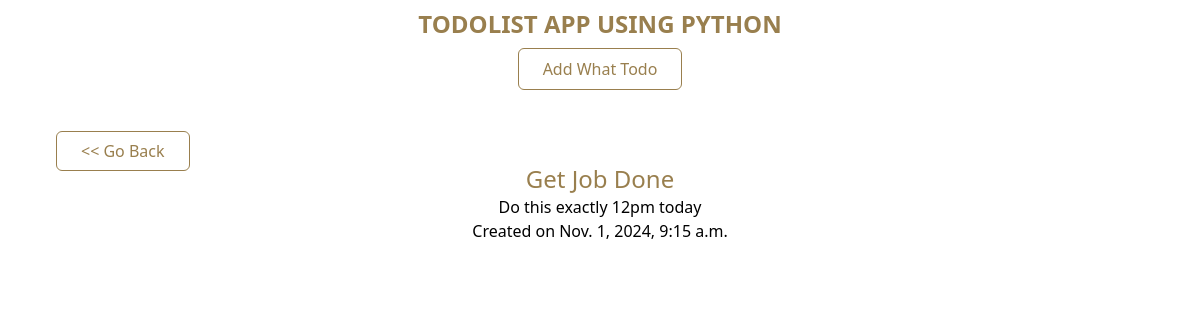
/todos/details/1/, run on the app's committed database.
### todos/models.py (models this page shows, shortened)
class Todo(models.Model):
    title = models.CharField(max_length=200)
    text = models.TextField()
    created_at = models.DateTimeField(default=datetime.now, blank=True)

### todos/views.py (the view)
# urls.py: url(r'^details/(?P<id>\w{0,50})/$', views.details),
def details(request, id):
    todo = Todo.objects.get(id=id)
    context = {
        'todo':todo
    }
    return render(request, 'details.html', context)

### todos/templates/details.html
{% include 'partials/header.html' %}
<div class="mt-12">
  <a href="/todos" class="border border-deepYellow px-6 py-2 rounded-md text-deepYellow font-medium ml-14 mb-4" ><< Go Back</a>
      <div class="flex justify-center items-center flex-col">
        <h1 class="font-medium text-deepYellow text-2xl">{{todo.title}}</h1>
        <p>{{todo.text}}</p>
        <p>Created on {{todo.created_at}}</p>
      </div>
</div>
<br>
{% include 'partials/footer.html' %}

### todos/static/css/style.css (style rules this page uses)
a { color: green; }

### data on the page
Todo: title "Get Job Done", text "Do this exactly 12pm today", created_at "Nov. 1, 2024, 9:15 a.m."
